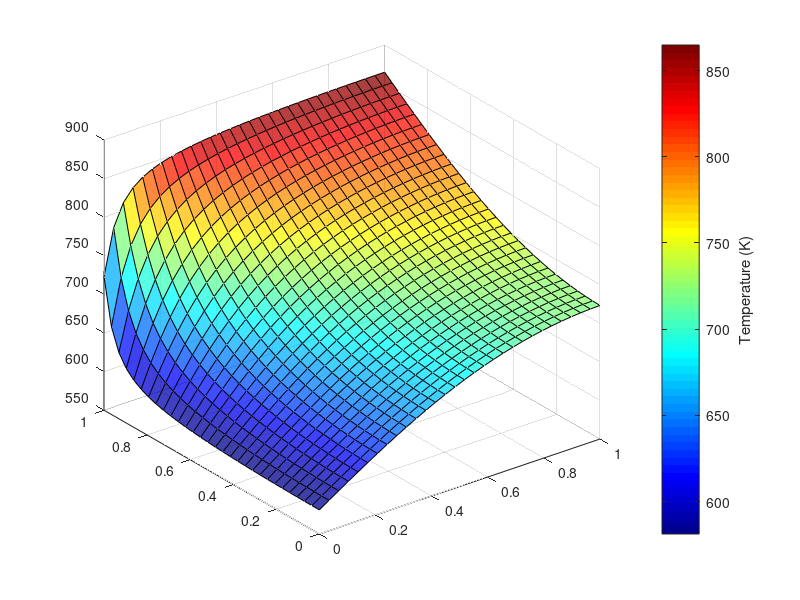

Write MATLAB code to recreate this figure. (Note: this script raises an error after producing the figure.)
%%This program solves 2D heat transfer problems using the finite-difference
%%method
%Author: Ethan Shoemaker
%ME 450 - Fall 2021

clear all
close all
clc

x_dim = 1; %enter x-dimension here
y_dim = 1; %enter y-dimension here
%N = 4; %number of nodes in each direction
%given surface temperatures
N_surface = 873;
W_surface = 573;
T_max = [];
T_avg = [];


for N = 30

    delta_x = x_dim/N; %delta_x
    delta_y = y_dim/N; %delta_y
    x = 0:1/(N-1):1;
    y = x;
    [X,Y] = meshgrid(x,y);
    A = eye(N*N);
    B = zeros(N*N,1);

    %%%BOUNDARY CONDITIONS%%%

    B(1,1) = 0.25*(W_surface)+0.25*(N_surface); %top left node

    B((N*N)-(N-1),1) = (1/3)*W_surface; %bottom left node

    B(N,1) = (1/3)*N_surface; %top right node

    for i = N+1:N:(N*N)-((N-1)+N) %left side non-corner
        B(i,1) = .25*W_surface;
    end

    for i = 2:1:N-1 %top side non-corner
        B(i,1) = .25*N_surface;
    end
    %%%%%%%%%%%%%%%%%%%%%%%%%%%%%%%%%%%%%%%%%%%%%%%%%%%%%%%%%%%%%%%%%%%%%%

    %%%NODE DEPENDENCIES%%%

    %%%interior nodes%%%
    D = N+2:1:2*N-1;
    for i = 1:N-3
        D = [D, (D(1)+i*N):1:(D(N-2)+i*N)];
    end

    for i = D
        A(i,i+1) = -0.25;
        A(i,i+N) = -0.25;
        A(i,i-N) = -0.25;
        A(i,i-1) = -0.25;
    end  

    %%%top left node%%%
    A(1,2) = -0.25;
    A(1,N+1) = -0.25;

    %%%top right node%%%
    A(N,N-1) = -1/3;
    A(N, N*2) = -1/3;

    %%%bottom left node%%%
    A(1+(N*(N-1)),1+(N*(N-1))-N) = -1/3;
    A(1+(N*(N-1)),2+(N*(N-1))) = -1/3;

    %%%bottom right node%%%
    A(N*N,(N*N)-1) = -0.5;
    A(N*N,(N*N)-N) = -0.5;


    %%%top row non-corner nodes%%%
    for i = 2:N-1
        A(i,i-1) = -0.25;
        A(i,i+1) = -0.25;
        A(i,i+N) = -0.25;
    end


    %%%bottom row non-corner nodes%%%
    for i = N*N-(N-2):(N*N)-1
        A(i,i-1) = -1/3;
        A(i,i+1) = -1/3;
        A(i,i-N) = -1/3;
    end

    %%%right side non-corner nodes%%%
    for i = 2*N:N:(N*N)-N
        A(i,i-N) = -1/3;
        A(i,i-1) = -1/3;
        A(i,i+N) = -1/3;
    end

    %%%left side non-corner nodes%%%
    for i = 1+N:N:(N*N)-N-(N-1)
        A(i,i+1) = -0.25;
        A(i,i-N) = -0.25;
        A(i,i+N) = -0.25;
    end
    %%%%%%%%%%%%%%%%%%%%%%%%%%%%%%%%%%%%%%%%%%%%%%%%%%%%%%%%%%%%%%%%%%%%%%

    T = A\B;
    T = reshape(T,N,N);
    T_heatmap = flip(flip(T),2);


    figure();
    surf(X,Y,flip(T'),'FaceAlpha',0.75)
    colorbar
    colormap jet
    h = colorbar;
    ylabel(h, 'Temperature (K)')
    title("Surface Plot of Temperature (K) - " + N + "x" + N + " mesh")
    xlabel('x-distance (m)')
    ylabel('y-distance (m)')
    zlabel('Temperature (K)')

    figure();
    heatmap(T_heatmap,'Colormap',jet)
    title("Temperature(K) Heatmap - " + N + "x" + N + " mesh")
    xlabel('Node Column')
    ylabel('Node Row')
    

    figure();
    contour(X,Y,flip(T'),30,'showtext','on')
    l = colorbar;
    ylabel(l, 'Temperature (K)')
    title("Contour Plot of Isotherm Lines - " + N + "x" + N + " mesh")
    xlabel('x-distance (m)')
    ylabel('y-distance (m)')

    
    %tmax = max(T,[],'all');
    %T_max = [T_max tmax];
    

    %tavg = mean(T,'all');
    %T_avg = [T_avg tavg];
end

%j = 5:5:100;
%figure();
%plot(j,T_max)
%xlabel('# of Nodes in Each Direction')
%ylabel('Max Temperature (K)')
%title('Max Temperature (K) vs # of Nodes in Each Direction')
